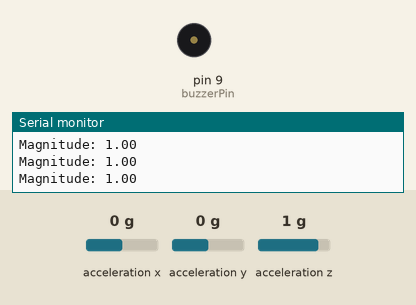
Simulated run of this sketch. Board: Arduino Uno, built with avr-gcc and run on an emulated ATmega328P. Parts: buzzer (waves = sounding), the last lines printed to the serial monitor. Wiring (inferred from the names in the program): MPU-6050 motion sensor at I2C address 0x68. The inputs (shaded band) are chosen by the test bench; at power-on: acceleration z 1 g, acceleration x 0 g, acceleration y 0 g.

Above: at 1.2 s.
1.3 s: acceleration z set to 0.7 g
At 2.6 s:
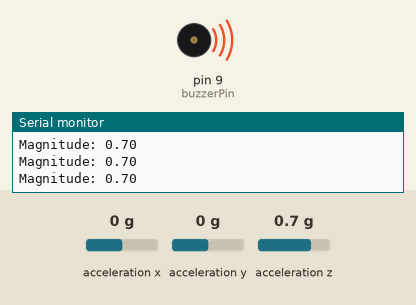
2.9 s: acceleration x set to -0.2 g
4.6 s: acceleration x set to -0.5 g
At 5.9 s:
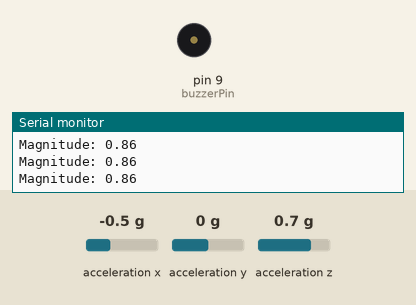
Timing chart, 0 to 7.6 s (numbered marks = the images above; inputs shaded):
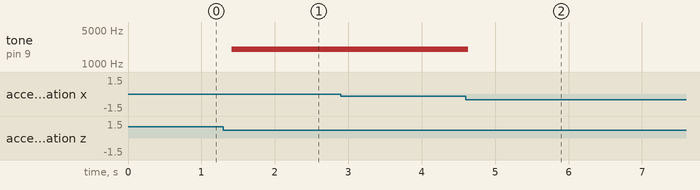

The sketch:

gps.ino
```cpp
#include <Wire.h>

const int MPU_addr = 0x68; // MPU6050 I2C address
const int buzzerPin = 9;

float lowerThreshold = 0.8;  // lower G threshold for fall detection
float upperThreshold = 2.0;  // upper G threshold for fall detection
unsigned long fallDetectionTime = 0;
bool fallDetected = false;

void setup() {
  Serial.begin(9600);
  Wire.begin();
  // Wake the MPU6050
  Wire.beginTransmission(MPU_addr);
  Wire.write(0x6B);
  Wire.write(0);
  Wire.endTransmission(true);

  pinMode(buzzerPin, OUTPUT);
  noTone(buzzerPin);
}

void loop() {
  int16_t ax, ay, az;
  // Read accelerometer data
  Wire.beginTransmission(MPU_addr);
  Wire.write(0x3B);
  Wire.endTransmission(false);
  Wire.requestFrom(MPU_addr, 6, true);
  ax = Wire.read() << 8 | Wire.read();
  ay = Wire.read() << 8 | Wire.read();
  az = Wire.read() << 8 | Wire.read();
  // Convert raw data to g
  float x = ax / 16384.0;
  float y = ay / 16384.0;
  float z = az / 16384.0;

  // Calculate acceleration magnitude
  float magnitude = sqrt(x * x + y * y + z * z);

  Serial.print("Magnitude: "); Serial.println(magnitude, 2);

  if (magnitude < lowerThreshold || magnitude > upperThreshold) {
    if (!fallDetected) {
      fallDetected = true;
      fallDetectionTime = millis();
      // Activate buzzer and alert
      tone(buzzerPin, 2000);
      Serial.println("Fall detected! Buzzer ON");
    }
  } else {
    if (fallDetected && (millis() - fallDetectionTime > 2000)) {
      fallDetected = false;
      noTone(buzzerPin);
      Serial.println("Normal state. Buzzer OFF");
    }
  }
  delay(200);
}
```

Measured:
- the behaviour switches between 0.9 and 0.8 g on acceleration z (found by bisection; images 0 and 1)
- the behaviour switches between -0.3 and -0.4 g on acceleration x (found by bisection; images 1 and 2)
- after the input at 1.3 s, tone on pin 9 (buzzerPin): silent → 2000 Hz after 0.11 s
- after the input at 4.6 s, tone on pin 9 (buzzerPin): 2000 Hz → silent at once
